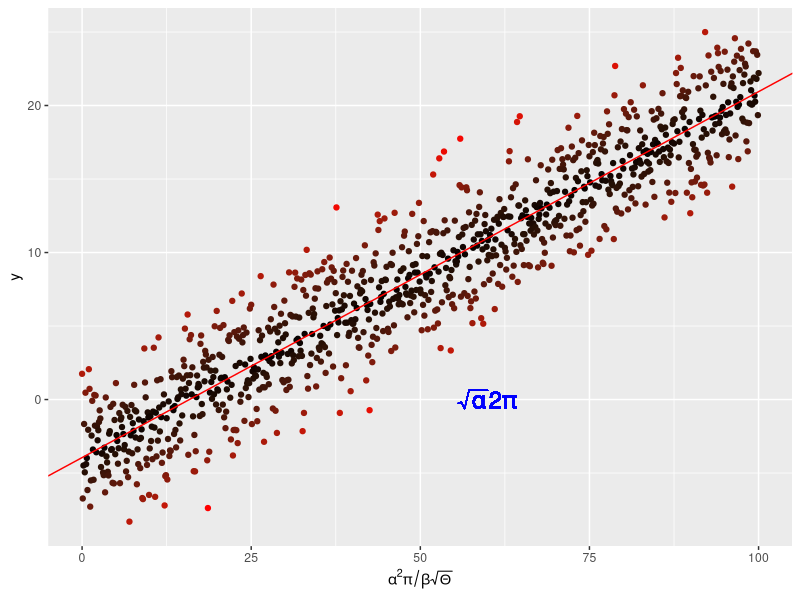

Source code (R): (Note: this script raises an error after producing the figure.)
#!/usr/bin/env R

### Plots linear regression and demonstrates use of mathematical display

#packages
require(ggplot2)

rm(list = ls())

#Create linear regression data
x <- seq(0, 100, by = 0.1)
y <- -4. + 0.25 * x +
  rnorm(length(x), mean = 0., sd = 2.5)

# and put them in a dataframe
my_data <- data.frame(x = x, y = y)

#perform linear regression
my_lm <- summary(lm(y ~ x, data = my_data))

#plot the data
p <- ggplot(my_data, aes(x = x, y = y,
                         colour = abs(my_lm$residual))) +
  geom_point() +
  scale_colour_gradient(low = "black", high = "red") +
  theme(legend.position = "none") +
  scale_x_continuous(
    expression(alpha^2 * pi / beta * sqrt(Theta)) #x axis name
  )

#add the regression line
p <- p +
  geom_abline(
    intercept = my_lm$coefficients[1],
    slope = my_lm$coefficients[2],
    colour = "red"
  )

#put some maths on the plot
p <- p + geom_text(aes(x = 60, y = 0, #position of text
                       label = "sqrt(alpha) * 2* pi"), 
                   parse = TRUE, size = 6, 
                   colour = "blue")

pdf("../Results/MyLinReg.pdf")
p
dev.off()